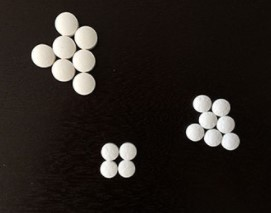
#> input picture lab8/w.jpg, 271 x 213 px, found by its file name
$ python lab8_3.py
#> lines starting #> are read from the running program, lines starting #| are printed output that depends on the picture; after the words box and inside, x2 and y2 are one past the last pixel; in counts of white or black regions, pixels touching at a corner belong together
# -*- coding: utf-8 -*-
"""
Created on Fri Apr 23 14:14:48 2021

@author: HP
"""
import numpy as np
import cv2
from matplotlib import pyplot as plt

org = cv2.imread('C:/Users/HP/Desktop/M.Tech-SEM2/DIP/lab8/w.jpg')  #read the image
#> org is the input picture: shape (213, 271, 3); mean B, G, R 30.5, 34.6, 40.7
img= org.copy() #make a copy of the original image

gray = cv2.cvtColor(img,cv2.COLOR_BGR2GRAY)   #convert the input colour image to a gray scale image
ret, thresh = cv2.threshold(gray,0,255,cv2.THRESH_BINARY+cv2.THRESH_OTSU)  #perform Otsu's thresholding
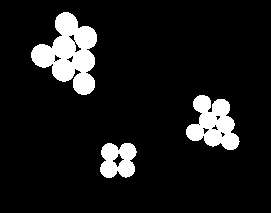
#> thresh: shape (213, 271); 10% white; 3 white regions, box (x1, y1, x2, y2) and area: (31, 12, 97, 95) 2982, (186, 95, 240, 150) 1785, (100, 143, 137, 178) 979
#> ret = 113

kernel = cv2.getStructuringElement(cv2.MORPH_RECT,(3,3)) #define the structuring element we need to perofrm the morphological operations. Here it is a 3x3 rectangle(filled with ones)
opening = cv2.morphologyEx(thresh,cv2.MORPH_OPEN,kernel, iterations = 3) #perform closing operation(dilation and then erosion) on the thresholded image using the structuring element, to eleminate any small holes in the image.
#> opening: shape (213, 271); 9.7% white; 5 white regions, box (x1, y1, x2, y2) and area: (32, 13, 97, 81) 2543, (187, 96, 239, 150) 1761, (101, 144, 118, 177) 468, (119, 143, 136, 177) 461, (73, 73, 95, 94) 390

sure_bg = cv2.dilate(opening,kernel,iterations=3) #dilation increases the object boundary to the background, so that we know for sure, what is the background of the image.
#> sure_bg: shape (213, 271); 14.2% white; 3 white regions, box (x1, y1, x2, y2) and area: (29, 10, 100, 97) 4096, (184, 93, 242, 153) 2600, (98, 140, 139, 180) 1521

dist_transform = cv2.distanceTransform(opening,cv2.DIST_L2,5) #distance transform finds the Euclidean distance to the closest background pixel for each of the foreground pixels. This is calculated to spearate the foreground from the background when objects are touching each other.

ret, sure_fg = cv2.threshold(dist_transform,0.45*dist_transform.max(),255,0) #perform thresholding operation on the distance transformed image with the threshold intenstiy value as 0.04 times the maximum pixel intesnity in the distance transfromed image.
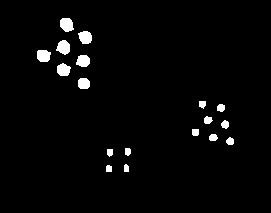
#> sure_fg: shape (213, 271) float32; 2.6% white; 18 white regions, largest, box (x1, y1, x2, y2) and area: (60, 18, 74, 32) 154, (56, 40, 70, 55) 150, (37, 50, 51, 62) 144
#> ret = 5.04
#any pixel above the threshold value will be set to white.

sure_fg = np.uint8(sure_fg)
unknown = cv2.subtract(sure_bg,sure_fg) #The area where the foreground and background meet is the border. It is obtained bye subtracting foreground from background.
#> unknown: shape (213, 271); 11.6% white; 3 white regions, box (x1, y1, x2, y2) and area: (29, 10, 100, 97) 3114, (184, 93, 242, 153) 2246, (98, 140, 139, 180) 1363

ret, markers = cv2.connectedComponents(sure_fg) #creare markers , where the regions which we know(the foreground) will be mrked with positive integers and label the background of the image with 0.
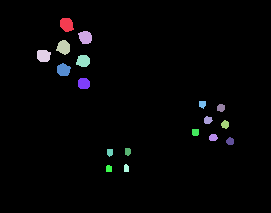
#> markers: shape (213, 271) int32; 19 distinct labels, from 0 to 18; one colour per label, 0 black
#> ret = 19

#the watershed function considers label 0 as unknown, hence increase all the markers by one so that the backgorund(Which is known) becomes 1
markers = markers+1
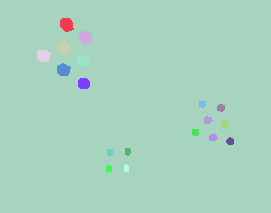
#> markers: shape (213, 271) int32; 19 distinct labels, from 1 to 19; one colour per label, 0 black

#whatever regions are left unknown in the markers, label it as 0 for watershed function to detect it
markers[unknown==255] = 0
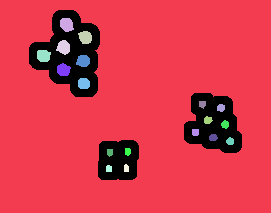
#> markers: shape (213, 271) int32; 20 distinct labels, from 0 to 19; one colour per label, 0 black

markers = cv2.watershed(img,markers)
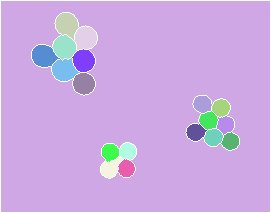
#> markers: shape (213, 271) int32; 20 distinct labels, from -1 to 19; one colour per label, 0 black, -1 white
img[markers == -1] = [255,0,0] #the unknown regions, in our case the boundaries, will be modified to a value of -1 and will be marked/highlighted in red colour
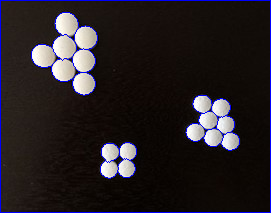
#> img: shape (213, 271, 3); 3.07% of pixels changed, all inside (x1, y1, x2, y2) = (0, 0, 271, 213)

plt.imshow(org) #plot all the images
plt.title('Input Image'), plt.xticks([]), plt.yticks([])
plt.show()
plt.imshow(thresh, 'gray')
plt.title("Otsu's threshold"), plt.xticks([]), plt.yticks([])
plt.show()
plt.imshow(opening, 'gray')
plt.title("opening"), plt.xticks([]), plt.yticks([])
plt.show()
plt.imshow(sure_bg, 'gray')
plt.title("Dilation"), plt.xticks([]), plt.yticks([])
plt.show()
plt.imshow(dist_transform, 'gray')
plt.title("Distance Transform"), plt.xticks([]), plt.yticks([])
plt.show()
plt.imshow(sure_fg, 'gray')
plt.title("Thresholded"), plt.xticks([]), plt.yticks([])
plt.show()
plt.imshow(unknown, 'gray')
plt.title("Unknown region"), plt.xticks([]), plt.yticks([])
plt.show()
plt.imshow(img, 'gray')
plt.title("Watershed"), plt.xticks([]), plt.yticks([])
plt.show()
